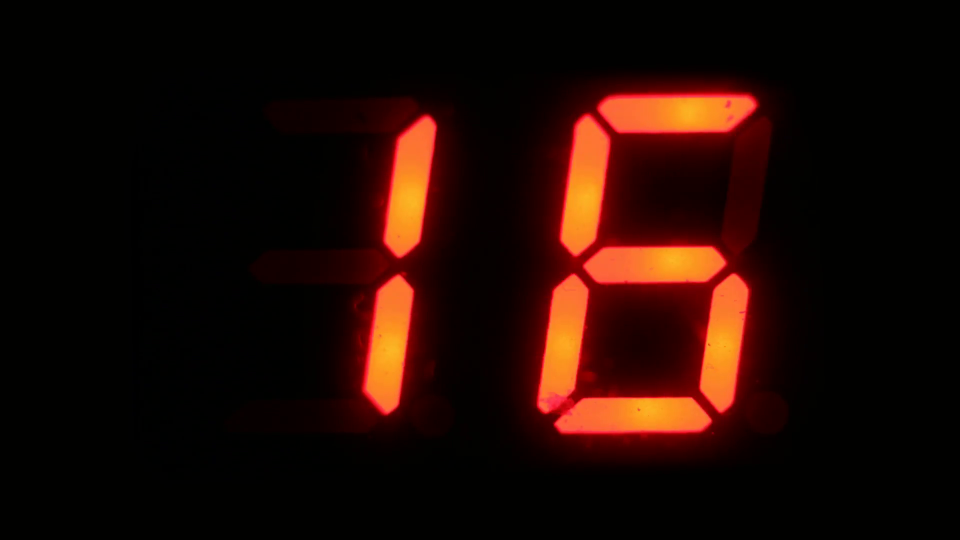
#> input picture ex2.png, 1920 x 1080 px (shown at 1/2 size)
$ python experiment.py
#> lines starting #> are read from the running program, lines starting #| are printed output that depends on the picture; after the words box and inside, x2 and y2 are one past the last pixel; in counts of white or black regions, pixels touching at a corner belong together
from imutils.perspective import four_point_transform
from imutils import contours
import imutils
import cv2

DIGITS_LOOKUP = {
	(1, 1, 1, 0, 1, 1, 1): 0,
	(0, 0, 1, 0, 0, 1, 0): 1,
	(1, 0, 1, 1, 1, 1, 0): 2,
	(1, 0, 1, 1, 0, 1, 1): 3,
	(0, 1, 1, 1, 0, 1, 0): 4,
	(1, 1, 0, 1, 0, 1, 1): 5,
	(1, 1, 0, 1, 1, 1, 1): 6,
	(1, 0, 1, 0, 0, 1, 0): 7,
	(1, 1, 1, 1, 1, 1, 1): 8,
	(1, 1, 1, 1, 0, 1, 1): 9
}

# video = cv2.VideoCapture(0)
# ret,img = video.read()
# cv2.imwrite("image.jpg",img)
image = cv2.imread("ex2.png")
#> image is the input picture: shape (1080, 1920, 3); mean B, G, R 3.5, 9.5, 31.2
image = imutils.resize(image, height=500)
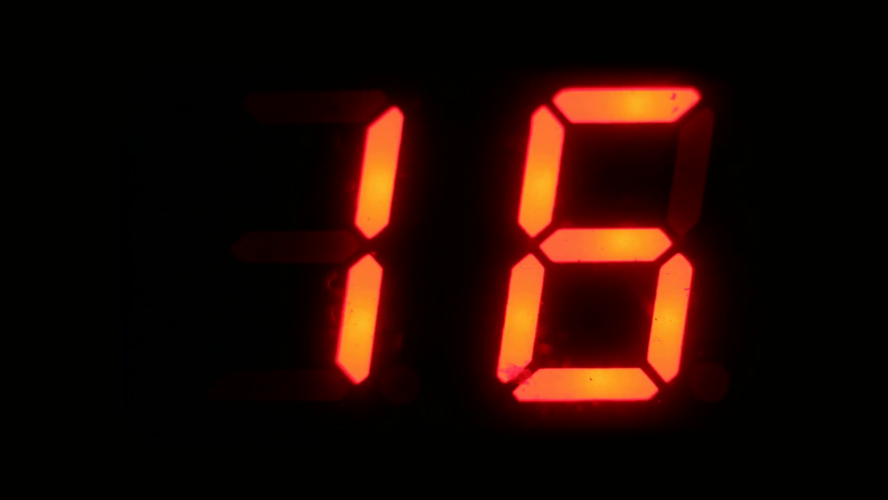
#> image: shape (500, 888, 3); mean B, G, R 3.5, 9.5, 31.2
gray = cv2.cvtColor(image, cv2.COLOR_BGR2GRAY)
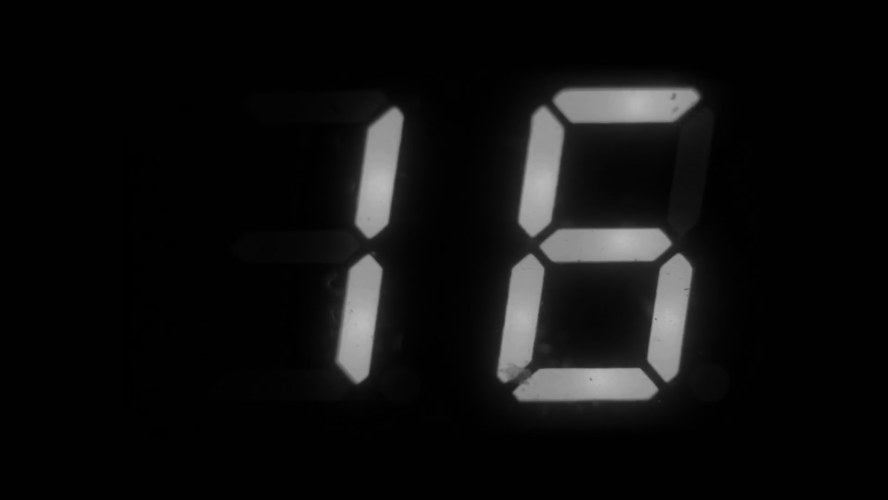
#> gray: shape (500, 888); min 0, max 186, mean 15.3
blurred = cv2.GaussianBlur(gray, (5, 5), 0)
ret,threshold = cv2.threshold(gray,0,255,cv2.THRESH_BINARY+cv2.THRESH_OTSU)
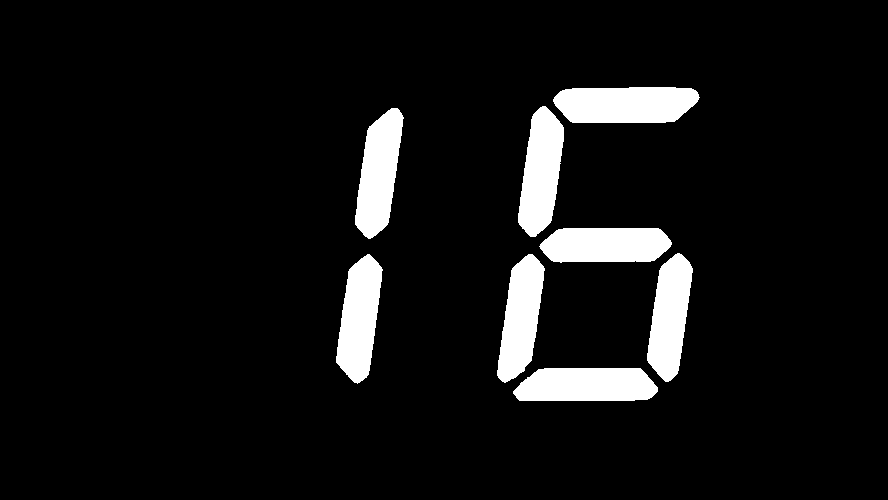
#> threshold: shape (500, 888); 7.4% white; 8 white regions, largest, box (x1, y1, x2, y2) and area: (553, 87, 700, 123) 4594, (513, 368, 658, 401) 4230, (355, 108, 404, 239) 4087
#> ret = 77
# edged = cv2.Canny(blurred, 50, 200, 255)/
_,cnts = cv2.findContours(threshold.copy(),cv2.RETR_EXTERNAL, cv2.CHAIN_APPROX_SIMPLE)
#> cnts = [[1, -1, -1, -1], [2, 0, -1, -1], [3, 1, -1, -1], [4, 2, -1, -1], [5, 3, -1, -1], [6, 4, -1, -1], [7, 5, -1, -1], [-1, 6, -1, -1]]
print(len(cnts))
#| 1
cv2.imshow("ret",threshold)
cv2.waitKey(0)
